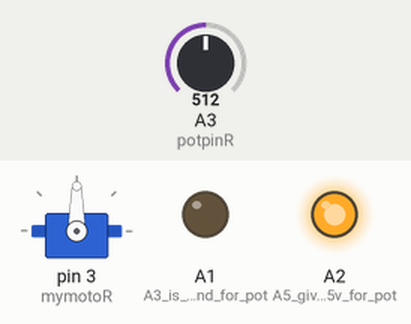
This sketch was run on a simulated Arduino Nano, built with avr-gcc and run on an emulated ATmega328P. Shown: servo, output pins drawn as LEDs (lit = HIGH). The test bench sets the inputs (shaded band); at power-on: A3 (potpinR) = 512.

Above: at 1.2 s.
1.3 s: A3 (potpinR) set to 716
At 3.1 s:
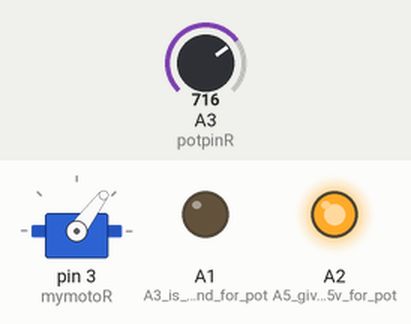
4.3 s: A3 (potpinR) set to 1023
At 5.7 s:
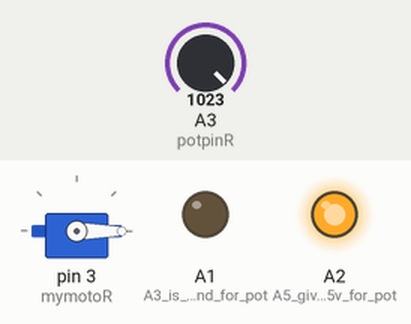
7.3 s: A3 (potpinR) set to 306
At 9.3 s:
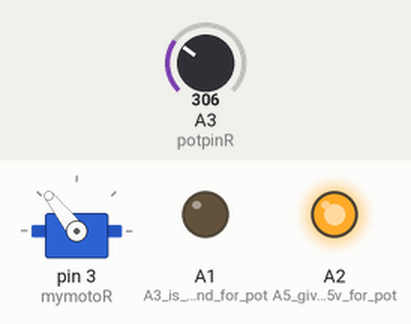
10.3 s: A3 (potpinR) set to 122
At 11.6 s:
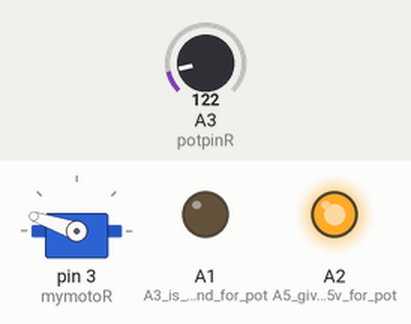
13.3 s: A3 (potpinR) set to 0
At 14.8 s:
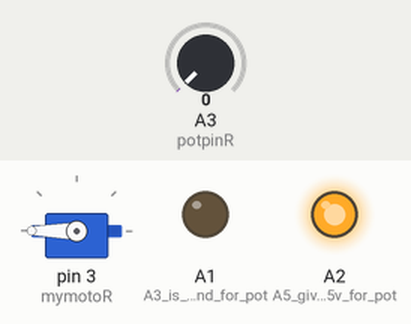
Timing chart, 0 to 16.3 s (numbered marks = the images above; inputs shaded):
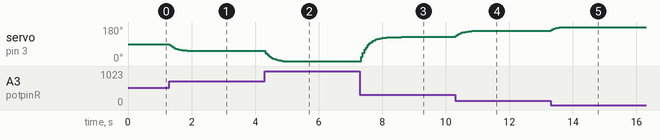

The sketch:

MotoKnobServoMini.ino
```cpp
/* MotoKnobServoMini -- Mead's mod to control a motor speed or servo using map function
  -- assuming 90 deg sent to servo obj = 1500 uS pulse width = motor stopped or mid pt;
  below that, motor runs back or CCW; above, it runs forward or CW; also works for positioning
  mod for Nano uses Anal pins for ground/5v of pot; my defective nanos can't handle servo and Serial in same sketch!
*/

#include <Servo.h>  // lib defaults 0 -> 544 uS, 180 -> 2400 uS; servo goes to whatever its min/max are

Servo mymotoR;  // creates servo object to control something
// Servo mymotoL;

int potpinR = A3;  // analog pin to read the potentiometer voltage
float valaR;    //  variable reads the value from the analog pin R
int valR;     // mapped int to write a variable width pulse to output pin

//int potpinL = A6;  // analog pin to read the potentiometer voltage
//float valaL;    //  variable reads the value from the analog pin
//int valL;     // mapped int to write a variable width pulse to output pin
//// int prevAvg;  // use for moving avg, def in loop

void setup()
{
  pinMode(potpinR, INPUT);   // A4 input for R
  pinMode(A1, OUTPUT); // A3 is ground for pot
  digitalWrite(A1, LOW);
  pinMode(A2, OUTPUT); // A5 gives 5v for pot
  digitalWrite(A2, HIGH);

//  pinMode(potpinL, INPUT);   // A6 input for L
//  pinMode(A4, OUTPUT); // A4 works as ground for pot
//  digitalWrite(A4, LOW);
//  pinMode(A5, OUTPUT); // A5 gives 5v for pot
//  digitalWrite(A5, HIGH);
   Serial.begin(9600);   // for printout of values, my nano/mini ch340 can't handle Serial & servo
  mymotoR.attach(3);     // attach some dig (needs PWM? - no) pin to servo, or e.g. (pin,default min 544,max 2400)
 // mymotoL.attach(3);

}

void loop()
{
  valaR = analogRead(potpinR);       // reads the volts from the potentiometer (0 to 1023)
  static float prevAvgR = valaR;  // just set once, first loop

  int newAvgR = round((valaR + 4 * prevAvgR) * 0.2); // ? faster to * than / by X
  valR = map(newAvgR, 20, 1000, 180, 0); // scale it to degrees for servo (full range = 0 to 180 or partial range)
  // servo position center = 90, pulse = 1500 uS, motor still
  // 70-110 gives range of 1280 - 1680 uS

  mymotoR.write(valR);             // sets the servo position (or motor speed) according to the scaled value
  //  if (Serial.available())      //type any letter to get printout of vals, mostly for debugging
  //   { Serial.read();  // serves no purpose except to clear serial buffer
  //     Serial.print(newAvg); Serial.print("  "); Serial.println(val);
  //   }   //end if
  // print out new values if different
  //  if (newAvg != round(prevAvg))  // only print if it's changed
  //  { //print to Ser Mon if it's on
  //    Serial.print("pinAvg= ");
  //    Serial.print(newAvg);
  //    Serial.print(" angle= ");
  //    Serial.println(val);
  //  }
  prevAvgR = newAvgR;

//  valaL = analogRead(potpinL);       // reads the volts from the potentiometer (0 to 1023)
//  static float prevAvgL = valaL;  // just set once, first loop
//
//  int newAvgL = round((valaL + 4 * prevAvgL) * 0.2); // ? faster to * than / by 9
//  valL = map(newAvgL, 5, 1010, 180, 0); // scale it to degrees for servo (full range = 0 to 180 or partial range)
//  // servo position center = 90, pulse = 1500 uS, motor still
//  // 70-110 gives range of 1280 - 1680 uS
//
//  mymotoL.write(valL);             // sets the servo position (or motor speed) according to the scaled value
//
//  prevAvgL = newAvgL;
  delay(50);                           // smaller delay = gets there faster
}  // end loop
```

Measured:
- after the input at 1.3 s, servo on pin 3 (mymotoR): moves from 90° to 53° over 0.85 s, starting at once
- after the input at 4.3 s, servo on pin 3 (mymotoR): moves from 53° to 0° over 0.55 s, starting at once
- after the input at 7.3 s, servo on pin 3 (mymotoR): moves from 0° to 128° over 1.3 s, starting at once
- after the input at 10.3 s, servo on pin 3 (mymotoR): moves from 128° to 161° over 0.70 s, starting at once
- after the input at 13.3 s, servo on pin 3 (mymotoR): 161° → 180° at once
